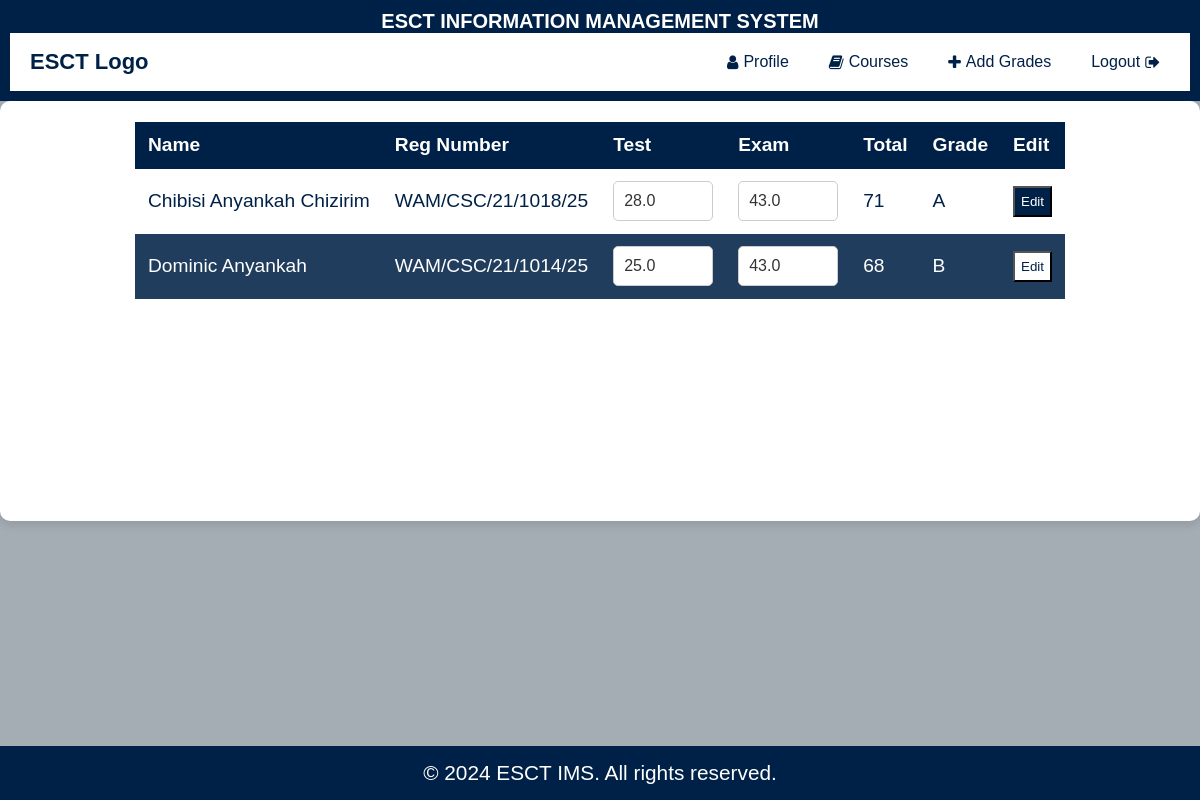
/enrollment/grade/4 (signed in), run on the app's committed database.
### users/models.py (models this page shows, shortened)
class Student(models.Model):
    user = models.OneToOneField(User, on_delete=models.CASCADE)
    first_name = models.CharField(max_length=100)
    last_name = models.CharField(max_length=100)
    other_name = models.CharField(max_length=100, blank=True)
    level = models.CharField(max_length=200, choices=[('100', '100'), ('200', '200'), ('300', '300')], blank=False)
    gender = models.CharField(max_length=200, choices=[('Male', 'Male'), ('Female', 'Female'), ('Rather not say', 'Rather not say')], blank=False)
    department = models.CharField(max_length=200 , default='Computer Science')
    registration_number = models.CharField(max_length=200)
    username = models.CharField(max_length=100, unique=True, blank=True)
    profile_pic = models.ImageField(blank=True)

### enrollment/models.py (models this page shows, shortened)
class Enrollment(models.Model):
    student = models.ForeignKey(Student, on_delete=models.CASCADE)
    course = models.ForeignKey(Course, on_delete=models.CASCADE)
    test = models.FloatField(default=0, validators=[MaxValueValidator(30), MinValueValidator(0)])
    exam = models.FloatField(default=0, validators=[MaxValueValidator(70), MinValueValidator(0)])
    class Meta:
        unique_together = ('student', 'course')

### enrollment/views.py (the view)
# urls.py: path('grade/<int:id>', views.grade, name='grade'),
@login_required(login_url="/users/login?type=staff")
def grade(request,id):
    course = Course.objects.get(id=id)
    enrollments = Enrollment.objects.filter(course=course)
    code = course.code
    student_list = []
    for student in enrollments:
        student_list.append({"id":student.id,"name": f"{student.student.user.first_name } {student.student.user.last_name} {student.student.other_name}","reg_no": f"{student.student.registration_number}","test": student.test,"exam": student.exam, "total" : round(float(student.test) + float(student.exam))})
    return render(request, "enrollment/grade.html" , {"student_list" : student_list , "code": code })

### templates/enrollment/grade.html (shortened to what this page needs)
{% extends "base.html" %}
{% load static %}
{% block extra_css %}
    <link rel="stylesheet" href="https://cdnjs.cloudflare.com/ajax/libs/font-awesome/4.7.0/css/font-awesome.min.css">
    <link rel="stylesheet" href="{% static 'css/profile.css' %}">
{% endblock%}
{% block navcontents %}
        <a href="/users/staff/dashboard"><i class="fa fa-user"></i> Profile</a>
        <a href="/users/staff/dashboard#courses"><i class="fa fa-book"></i> Courses</a>
        <a href="/users/staff/dashboard#courses"><i class="fa fa-plus"></i> Add Grades</a>
{% endblock %}
{% block content %}
    <section id="courses">
        <div>
            <table>
                <thead>
                    <tr>
                        <th>Name</th>
                        <th>Reg Number</th>
                        <th>Test</th>
                        <th>Exam</th>
                        <th>Total</th>
                        <th>Grade</th>
                        <th>Edit</th>
                    </tr>
                </thead>
                <tbody>
                    {% if student_list %}
                        {% for student in student_list %}
                            <tr>
                                <td>{{ student.name }}</td>
                                <td>{{ student.reg_no }}</td>
                                <td><input style="width: 100px" type="number" readonly value={{ student.test }}></td>
                                <td><input style="width: 100px" type="number" readonly value={{ student.exam }}></td>
                                <td>{{  student.total }}</td>
                                <td>{% if student.total >= 70 %}A{% elif student.total >= 65 %}B{% elif student.total >= 60 %}C{% elif student.total >= 55 %}D{% elif student.total >= 40 %}E{% else %}F{% endif %}</td>
                                <td><button class="action-btn"><a href="/enrollment/edit_grade/{{student.id}}">Edit</a></button></td>
                            </tr>
                        {% endfor %}
                    {% else %}
                        <tr>
                            <td colspan="6">No Students available</td>
                        </tr>
                    {% endif %}
                </tbody>
            </table>
            </div >
        </section >
{% endblock %}

### static/css/styles.css (style rules this page uses)
* { margin: 0; padding: 0; box-sizing: border-box; font-family: 'Arial', sans-serif; }
body { background-color: #a4acb4; }
section>div { min-height: 50vh; }
.nav-links a , .nav-links button { text-decoration: none; color: #002147; background-color: transparent; border: none; padding: 10px; font-size: 16px; font-weight: 300; display: flex; align-items: center; gap: 5px; }

### static/css/profile.css (style rules this page uses)
input { width: 100%; padding: 10px; font-size: 16px; border: 1px solid #ccc; border-radius: 5px; background: white; text-align: left; color: #333; }
table { width: 100%; border-collapse: collapse; margin-top: 20px; }
thead { background-color: #002147; color: white; font-weight: bold; }

### data on the page
Student: reg_no "WAM/CSC/21/1018/25"
Enrollment: test "28.0", exam "43.0"
Student: reg_no "WAM/CSC/21/1014/25"
Enrollment: test "25.0", exam "43.0"

### other printed values
{{ student.name }} "Chibisi Anyankah Chizirim" "Dominic Anyankah"
{{ student.total }} "71" "68"
